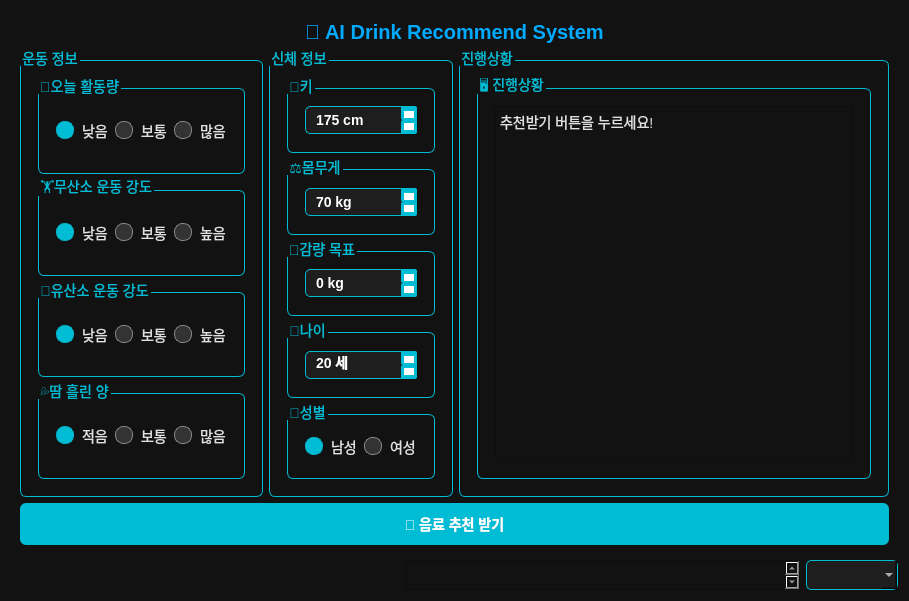
<?xml version="1.0" encoding="UTF-8"?>
<ui version="4.0">
 <class>DrinkRecommendation</class>
 <widget class="QWidget" name="DrinkRecommendation">
  <property name="geometry">
   <rect>
    <x>0</x>
    <y>0</y>
    <width>909</width>
    <height>601</height>
   </rect>
  </property>
  <property name="windowTitle">
   <string>🤖 AI Drink Recommend System</string>
  </property>
  <property name="styleSheet">
   <string notr="true">QWidget {
  background-color: #121212;
  color: #e0e0e0;
  font-family: 'Segoe UI', sans-serif;
  font-size: 14px;
}

/* 제목 라벨 */
QLabel#labelTitle {
  font-size: 22px;
  font-weight: bold;
  color: #00bcd4;

}

/* 그룹박스 */
QGroupBox {
  border: 1px solid #00bcd4;
  border-radius: 6px;
  margin-top: 10px;
  padding: 8px;
}
QGroupBox:title {
  subcontrol-origin: margin;
  subcontrol-position: top left;
  color: #00bcd4;
  font-weight: bold;
}

/* 버튼 */
QPushButton {
  background-color: #00bcd4;
  color: white;
  border: none;
  padding: 10px;
  border-radius: 6px;
  font-weight: bold;
}
QPushButton:hover {
  background-color: #00acc1;
}
QPushButton:disabled {
  background-color: #777777;  /* 회색 배경 */
  color: #cccccc;             /* 흐릿한 글자 색상 */
}

/* 슬라이더 */
QSlider::handle:horizontal {
  background: #00bcd4;
  border: 1px solid #ffffff;
  width: 14px;
  margin: -4px 0;
}

/* 라디오버튼 */
QRadioButton {
  spacing: 8px;
  color: #e0e0e0;
}
QRadioButton::indicator {
  width: 16px;
  height: 16px;
}
QRadioButton::indicator:checked {
  background-color: #00bcd4;
  border: 1px solid #00acc1;
  border-radius: 8px;
}
QRadioButton::indicator:unchecked {
  background-color: #333333;
  border: 1px solid #888888;
  border-radius: 8px;
}

/* 스핀박스 */
QSpinBox {
  background-color: #1e1e1e;
  border: 1px solid #00bcd4;
  border-radius: 5px;
  padding: 4px 8px;
  color: #ffffff;
  font-weight: bold;
}
QSpinBox::up-button, QSpinBox::down-button {
  subcontrol-origin: border;
  width: 16px;
  background-color: #00bcd4;
  border-radius: 2px;
}
QSpinBox::up-arrow, QSpinBox::down-arrow {
  width: 0;
  height: 0;
  border-left: 5px solid transparent;
  border-right: 5px solid transparent;
}
QSpinBox::up-arrow {
  border-bottom: 7px solid #ffffff;
  margin-top: 2px;
}
QSpinBox::down-arrow {
  border-top: 7px solid #ffffff;
  margin-bottom: 2px;
}

/* 콤보박스 */
QComboBox {
  background-color: #1e1e1e;
  border: 1px solid #00bcd4;
  border-radius: 5px;
  padding: 4px 8px;
  color: #ffffff;
  font-weight: bold;
}
QComboBox QAbstractItemView {
  background-color: #1e1e1e;
  color: white;
  selection-background-color: #00bcd4;
}
</string>
  </property>
  <layout class="QVBoxLayout" name="verticalLayout_4">
   <item>
    <widget class="QStackedWidget" name="stackedWidget">
     <property name="currentIndex">
      <number>0</number>
     </property>
     <widget class="QWidget" name="userInfoWidget">
      <layout class="QVBoxLayout" name="verticalLayout_7">
       <item>
        <widget class="QLabel" name="labelTitle">
         <property name="styleSheet">
          <string notr="true">font-size: 20px; color: #00aaff; font-weight: bold;</string>
         </property>
         <property name="text">
          <string>🤖 AI Drink Recommend System</string>
         </property>
         <property name="alignment">
          <set>Qt::AlignCenter</set>
         </property>
        </widget>
       </item>
       <item>
        <layout class="QHBoxLayout" name="horizontalLayout_2">
         <item>
          <widget class="QGroupBox" name="groupBox">
           <property name="title">
            <string>운동 정보</string>
           </property>
           <layout class="QVBoxLayout" name="verticalLayout_2">
            <item>
             <widget class="QGroupBox" name="groupActivity">
              <property name="title">
               <string>🏃오늘 활동량</string>
              </property>
              <layout class="QHBoxLayout" name="activityLayout">
               <item>
                <widget class="QRadioButton" name="radioActivityLow">
                 <property name="text">
                  <string>낮음</string>
                 </property>
                 <property name="checked">
                  <bool>true</bool>
                 </property>
                </widget>
               </item>
               <item>
                <widget class="QRadioButton" name="radioActivityMedium">
                 <property name="text">
                  <string>보통</string>
                 </property>
                </widget>
               </item>
               <item>
                <widget class="QRadioButton" name="radioActivityHigh">
                 <property name="text">
                  <string>많음</string>
                 </property>
                </widget>
               </item>
              </layout>
             </widget>
            </item>
            <item>
             <widget class="QGroupBox" name="groupActivity_2">
              <property name="title">
               <string>🏋️무산소 운동 강도</string>
              </property>
              <layout class="QHBoxLayout" name="activityLayout_2">
               <item>
                <widget class="QRadioButton" name="radioAnaerobicLow">
                 <property name="text">
                  <string>낮음</string>
                 </property>
                 <property name="checked">
                  <bool>true</bool>
                 </property>
                </widget>
               </item>
               <item>
                <widget class="QRadioButton" name="radioAnaerobicMedium">
                 <property name="text">
                  <string>보통</string>
                 </property>
                </widget>
               </item>
               <item>
                <widget class="QRadioButton" name="radioAnaerobicHigh">
                 <property name="text">
                  <string>높음</string>
                 </property>
                </widget>
               </item>
              </layout>
             </widget>
            </item>
            <item>
             <widget class="QGroupBox" name="groupActivity_3">
              <property name="title">
               <string>🏃‍유산소 운동 강도</string>
              </property>
              <layout class="QHBoxLayout" name="activityLayout_3">
               <item>
                <widget class="QRadioButton" name="radioAerobicLow">
                 <property name="text">
                  <string>낮음</string>
                 </property>
                 <property name="checked">
                  <bool>true</bool>
                 </property>
                </widget>
               </item>
               <item>
                <widget class="QRadioButton" name="radioAerobicMedium">
                 <property name="text">
                  <string>보통</string>
                 </property>
                </widget>
               </item>
               <item>
                <widget class="QRadioButton" name="radioAerobicHigh">
                 <property name="text">
                  <string>높음</string>
                 </property>
                </widget>
               </item>
              </layout>
             </widget>
            </item>
            <item>
             <widget class="QGroupBox" name="groupSweat">
              <property name="title">
               <string>💦땀 흘린 양</string>
              </property>
              <layout class="QHBoxLayout" name="sweatLayout">
               <item>
                <widget class="QRadioButton" name="radioSweatLow">
                 <property name="text">
                  <string>적음</string>
                 </property>
                 <property name="checked">
                  <bool>true</bool>
                 </property>
                </widget>
               </item>
               <item>
                <widget class="QRadioButton" name="radioSweatMedium">
                 <property name="text">
                  <string>보통</string>
                 </property>
                </widget>
               </item>
               <item>
                <widget class="QRadioButton" name="radioSweatHigh">
                 <property name="text">
                  <string>많음</string>
                 </property>
                </widget>
               </item>
              </layout>
             </widget>
            </item>
           </layout>
          </widget>
         </item>
         <item>
          <widget class="QGroupBox" name="groupBox_2">
           <property name="title">
            <string>신체 정보</string>
           </property>
           <layout class="QVBoxLayout" name="verticalLayout_3">
            <item>
             <widget class="QGroupBox" name="groupActivity_4">
              <property name="title">
               <string>📏키</string>
              </property>
              <layout class="QHBoxLayout" name="activityLayout_4">
               <item>
                <widget class="QSpinBox" name="spinHeight">
                 <property name="buttonSymbols">
                  <enum>QAbstractSpinBox::UpDownArrows</enum>
                 </property>
                 <property name="suffix">
                  <string> cm</string>
                 </property>
                 <property name="prefix">
                  <string/>
                 </property>
                 <property name="minimum">
                  <number>100</number>
                 </property>
                 <property name="maximum">
                  <number>250</number>
                 </property>
                 <property name="value">
                  <number>175</number>
                 </property>
                </widget>
               </item>
              </layout>
             </widget>
            </item>
            <item>
             <widget class="QGroupBox" name="groupActivity_5">
              <property name="title">
               <string>⚖️몸무게</string>
              </property>
              <layout class="QHBoxLayout" name="activityLayout_5">
               <item>
                <widget class="QSpinBox" name="spinWeight">
                 <property name="suffix">
                  <string> kg</string>
                 </property>
                 <property name="prefix">
                  <string/>
                 </property>
                 <property name="minimum">
                  <number>30</number>
                 </property>
                 <property name="maximum">
                  <number>200</number>
                 </property>
                 <property name="value">
                  <number>70</number>
                 </property>
                </widget>
               </item>
              </layout>
             </widget>
            </item>
            <item>
             <widget class="QGroupBox" name="groupActivity_6">
              <property name="title">
               <string>🎯감량 목표</string>
              </property>
              <layout class="QHBoxLayout" name="activityLayout_6">
               <item>
                <widget class="QSpinBox" name="spinGoal">
                 <property name="suffix">
                  <string> kg</string>
                 </property>
                 <property name="prefix">
                  <string/>
                 </property>
                 <property name="maximum">
                  <number>50</number>
                 </property>
                </widget>
               </item>
              </layout>
             </widget>
            </item>
            <item>
             <widget class="QGroupBox" name="groupActivity_7">
              <property name="title">
               <string>👤나이</string>
              </property>
              <layout class="QHBoxLayout" name="activityLayout_7">
               <item>
                <widget class="QSpinBox" name="spinAge">
                 <property name="suffix">
                  <string> 세</string>
                 </property>
                 <property name="prefix">
                  <string/>
                 </property>
                 <property name="minimum">
                  <number>10</number>
                 </property>
                 <property name="maximum">
                  <number>100</number>
                 </property>
                 <property name="value">
                  <number>20</number>
                 </property>
                </widget>
               </item>
              </layout>
             </widget>
            </item>
            <item>
             <widget class="QGroupBox" name="groupGender">
              <property name="title">
               <string>🚻성별</string>
              </property>
              <layout class="QHBoxLayout" name="activityLayout_8">
               <item>
                <widget class="QRadioButton" name="radioGenderMale">
                 <property name="text">
                  <string>남성</string>
                 </property>
                 <property name="checked">
                  <bool>true</bool>
                 </property>
                </widget>
               </item>
               <item>
                <widget class="QRadioButton" name="radioGenderFemale">
                 <property name="text">
                  <string>여성</string>
                 </property>
                </widget>
               </item>
              </layout>
             </widget>
            </item>
           </layout>
          </widget>
         </item>
         <item>
          <widget class="QGroupBox" name="groupBox_3">
           <property name="title">
            <string>진행상황</string>
           </property>
           <layout class="QVBoxLayout" name="verticalLayout">
            <item>
             <widget class="QGroupBox" name="groupBox_5">
              <property name="title">
               <string>🖥️ 진행상황</string>
              </property>
              <layout class="QVBoxLayout" name="verticalLayout_6">
               <item>
                <widget class="QTextEdit" name="textProgress">
                 <property name="readOnly">
                  <bool>true</bool>
                 </property>
                 <property name="html">
                  <string>&lt;!DOCTYPE HTML PUBLIC &quot;-//W3C//DTD HTML 4.0//EN&quot; &quot;http://www.w3.org/TR/REC-html40/strict.dtd&quot;&gt;
&lt;html&gt;&lt;head&gt;&lt;meta name=&quot;qrichtext&quot; content=&quot;1&quot; /&gt;&lt;style type=&quot;text/css&quot;&gt;
p, li { white-space: pre-wrap; }
&lt;/style&gt;&lt;/head&gt;&lt;body style=&quot; font-family:'Segoe UI','sans-serif'; font-size:14px; font-weight:400; font-style:normal;&quot;&gt;
&lt;p style=&quot; margin-top:0px; margin-bottom:0px; margin-left:0px; margin-right:0px; -qt-block-indent:0; text-indent:0px;&quot;&gt;&lt;span style=&quot; font-size:14px;&quot;&gt;추천받기 버튼을 누르세요!&lt;/span&gt;&lt;/p&gt;&lt;/body&gt;&lt;/html&gt;</string>
                 </property>
                </widget>
               </item>
              </layout>
             </widget>
            </item>
           </layout>
          </widget>
         </item>
        </layout>
       </item>
       <item>
        <widget class="QPushButton" name="btnRecommend">
         <property name="enabled">
          <bool>true</bool>
         </property>
         <property name="styleSheet">
          <string notr="true"/>
         </property>
         <property name="text">
          <string>🤔 음료 추천 받기</string>
         </property>
        </widget>
       </item>
      </layout>
     </widget>
     <widget class="QWidget" name="extractWidget">
      <layout class="QVBoxLayout" name="verticalLayout_5">
       <item>
        <widget class="QGroupBox" name="groupBox_6">
         <property name="title">
          <string>추천 결과</string>
         </property>
         <layout class="QVBoxLayout" name="verticalLayout_8">
          <item>
           <widget class="QGroupBox" name="groupExtract">
            <property name="title">
             <string>🫗추천 섭취량</string>
            </property>
            <layout class="QHBoxLayout" name="horizontalLayout">
             <item>
              <widget class="QGroupBox" name="groupBox_9">
               <property name="title">
                <string>프로틴</string>
               </property>
               <layout class="QHBoxLayout" name="horizontalLayout_3">
                <item>
                 <widget class="QSpinBox" name="spinProtein">
                  <property name="suffix">
                   <string> ml</string>
                  </property>
                  <property name="maximum">
                   <number>500</number>
                  </property>
                 </widget>
                </item>
               </layout>
              </widget>
             </item>
             <item>
              <widget class="QGroupBox" name="groupBox_10">
               <property name="title">
                <string>마그네슘</string>
               </property>
               <layout class="QHBoxLayout" name="horizontalLayout_4">
                <item>
                 <widget class="QSpinBox" name="spinMg">
                  <property name="suffix">
                   <string> ml</string>
                  </property>
                  <property name="maximum">
                   <number>500</number>
                  </property>
                 </widget>
                </item>
               </layout>
              </widget>
             </item>
             <item>
              <widget class="QGroupBox" name="groupBox_11">
               <property name="title">
                <string>전해질</string>
               </property>
               <layout class="QHBoxLayout" name="horizontalLayout_5">
                <item>
                 <widget class="QSpinBox" name="spinElect">
                  <property name="suffix">
                   <string> ml</string>
                  </property>
                  <property name="maximum">
                   <number>500</number>
                  </property>
                 </widget>
                </item>
               </layout>
              </widget>
             </item>
             <item>
              <widget class="QGroupBox" name="groupBox_12">
               <property name="title">
                <string>프리-워크아웃</string>
               </property>
               <layout class="QHBoxLayout" name="horizontalLayout_6">
                <item>
                 <widget class="QSpinBox" name="spinFree">
                  <property name="suffix">
                   <string> ml</string>
                  </property>
                  <property name="maximum">
                   <number>500</number>
                  </property>
                 </widget>
                </item>
               </layout>
              </widget>
             </item>
             <item>
              <widget class="QGroupBox" name="groupBox_13">
               <property name="title">
                <string>칼로리버너</string>
               </property>
               <layout class="QHBoxLayout" name="horizontalLayout_7">
                <item>
                 <widget class="QSpinBox" name="spinCal">
                  <property name="suffix">
                   <string> ml</string>
                  </property>
                  <property name="maximum">
                   <number>500</number>
                  </property>
                 </widget>
                </item>
               </layout>
              </widget>
             </item>
            </layout>
           </widget>
          </item>
          <item>
           <widget class="QGroupBox" name="groupBox_8">
            <property name="title">
             <string>🤔추천 이유</string>
            </property>
            <layout class="QVBoxLayout" name="verticalLayout_10">
             <item>
              <widget class="QTextEdit" name="textResult">
               <property name="readOnly">
                <bool>true</bool>
               </property>
               <property name="html">
                <string>&lt;!DOCTYPE HTML PUBLIC &quot;-//W3C//DTD HTML 4.0//EN&quot; &quot;http://www.w3.org/TR/REC-html40/strict.dtd&quot;&gt;
&lt;html&gt;&lt;head&gt;&lt;meta name=&quot;qrichtext&quot; content=&quot;1&quot; /&gt;&lt;style type=&quot;text/css&quot;&gt;
p, li { white-space: pre-wrap; }
&lt;/style&gt;&lt;/head&gt;&lt;body style=&quot; font-family:'Segoe UI','sans-serif'; font-size:14px; font-weight:400; font-style:normal;&quot;&gt;
&lt;p style=&quot; margin-top:0px; margin-bottom:0px; margin-left:0px; margin-right:0px; -qt-block-indent:0; text-indent:0px;&quot;&gt;&lt;span style=&quot; font-size:14px;&quot;&gt;추천받기 버튼을 누르세요!&lt;/span&gt;&lt;/p&gt;&lt;/body&gt;&lt;/html&gt;</string>
               </property>
              </widget>
             </item>
            </layout>
           </widget>
          </item>
         </layout>
        </widget>
       </item>
       <item>
        <layout class="QHBoxLayout" name="horizontalLayout_8">
         <item>
          <widget class="QPushButton" name="btnReturn">
           <property name="enabled">
            <bool>false</bool>
           </property>
           <property name="styleSheet">
            <string notr="true"/>
           </property>
           <property name="text">
            <string>⬅️ 사용자 데이터 입력</string>
           </property>
          </widget>
         </item>
         <item>
          <widget class="QPushButton" name="btnExtract">
           <property name="enabled">
            <bool>false</bool>
           </property>
           <property name="styleSheet">
            <string notr="true"/>
           </property>
           <property name="text">
            <string>⏏️ 추출하기</string>
           </property>
          </widget>
         </item>
        </layout>
       </item>
      </layout>
     </widget>
    </widget>
   </item>
   <item>
    <layout class="QHBoxLayout" name="horizontalLayout_9">
     <item>
      <spacer name="horizontalSpacer">
       <property name="orientation">
        <enum>Qt::Horizontal</enum>
       </property>
       <property name="sizeHint" stdset="0">
        <size>
         <width>40</width>
         <height>20</height>
        </size>
       </property>
      </spacer>
     </item>
     <item>
      <widget class="QTextEdit" name="logEdit">
       <property name="maximumSize">
        <size>
         <width>500</width>
         <height>30</height>
        </size>
       </property>
       <property name="verticalScrollBarPolicy">
        <enum>Qt::ScrollBarAlwaysOn</enum>
       </property>
       <property name="horizontalScrollBarPolicy">
        <enum>Qt::ScrollBarAlwaysOff</enum>
       </property>
       <property name="readOnly">
        <bool>true</bool>
       </property>
      </widget>
     </item>
     <item>
      <widget class="QComboBox" name="comPortsComboBox">
       <property name="maximumSize">
        <size>
         <width>100</width>
         <height>30</height>
        </size>
       </property>
      </widget>
     </item>
    </layout>
   </item>
  </layout>
 </widget>
 <resources/>
 <connections/>
</ui>
